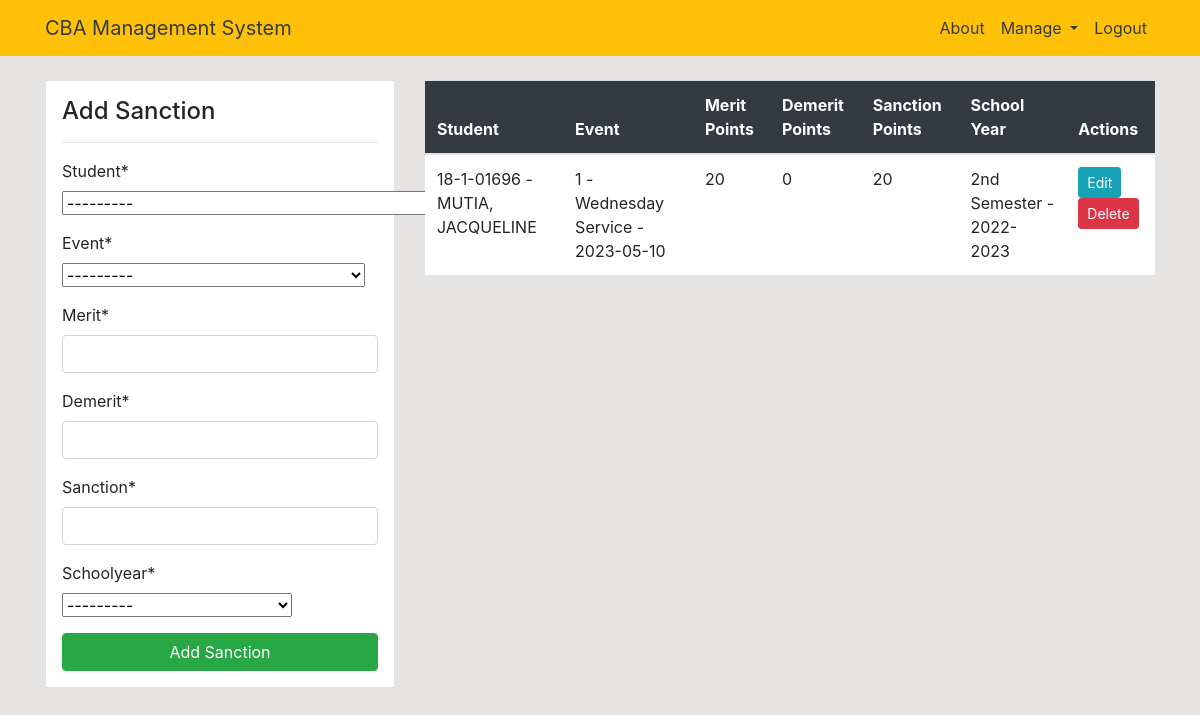
Page /sanction/ (signed in) on the committed database.
### dashboard/models.py (models this page shows, shortened)
class Student(models.Model):
    student_id = models.CharField(max_length=50)
    last_name = models.CharField(max_length=50)
    first_name = models.CharField(max_length=50)
    middle_initial = models.CharField(max_length=15, null=True)
    course = models.ForeignKey(Course, on_delete=models.CASCADE, db_constraint=False)
    year_level = models.CharField(max_length=10, choices=YEARLEVEL)
    def __str__(self):
        return f'{self.student_id} - {self.last_name}, {self.first_name}'

class Sanction(models.Model):
    student = models.ForeignKey(Student, on_delete=models.CASCADE, null=True)
    event = models.ForeignKey(Event, on_delete=models.CASCADE, null=True)
    merit = models.IntegerField(null=True)
    demerit = models.IntegerField(null=True)
    sanction = models.IntegerField(null=True)
    schoolyear = models.ForeignKey(SchoolYear, on_delete=models.CASCADE, null=True)

class Event(models.Model):
    event_id = models.CharField(max_length=50, null=True)
    event_name = models.CharField(max_length=50, null=True)
    date = models.DateField(null=True)
    description = models.CharField(max_length=100, null=True)
    schoolyear = models.ForeignKey(SchoolYear, on_delete=models.CASCADE, null=True)
    def __str__(self):
        return f'{self.event_id} - {self.event_name} - {self.date}'

class SchoolYear(models.Model):
    sy_id = models.CharField(max_length=100, null=True)
    semester = models.CharField(max_length=30, choices=SEMESTER_TERM, null=True)
    schoolyear = models.CharField(max_length=15, null=True)
    def __str__(self):
        return f'{self.semester} - {self.schoolyear}'

### dashboard/views.py (the view)
# urls.py: path('sanction/', views.sanction, name='dashboard-sanction'),
def sanction(request):
    if (request.user.is_superuser):
        sanctions = Sanction.objects.all()
    else:
        sanctions = Sanction.objects.all().filter(student__student_id=request.user.username)
    if request.method == 'POST':
        form = SanctionForm(request.POST)
        if form.is_valid():
            form.save()
            return redirect('dashboard-sanction')
    else:
        form = SanctionForm()
    context = {
        'sanctions': sanctions,
        'form': form,
        'user': request.user
    }
    return render(request, 'dashboard/sanction.html', context)

### dashboard/forms.py
class SanctionForm(forms.ModelForm):
    class Meta:
        model = Sanction
        fields = ['student', 'event', 'merit', 'demerit', 'sanction', 'schoolyear']

### templates/dashboard/sanction.html (shortened to what this page needs)
{% extends 'partials/base.html' %}
{% load crispy_forms_tags %}
{% block content %}
 {% if user.is_authenticated and user.is_superuser %}
 <div class="container">
    <div class="row my-4">
        <div class="col-md-4">
            <div class="border bg-white p-3">
                <h4>Add Sanction</h4>
                <hr>
                <form method="POST">
                    {{ form|crispy }}
                    <input class="btn btn-success btn-block" type="submit" value="Add Sanction">
                </form>
            </div>
        </div>
        <div class="col-md-8">
            <table class="table bg-white">
                <thead class="bg-dark">
                    <tr class="text-white">
                        <th scope="col">Student</th>
                        <th scope="col">Event</th>
                        <th scope="col">Merit Points</th>
                        <th scope="col">Demerit Points</th>
                        <th scope="col">Sanction Points</th>
                        <th scope="col">School Year</th>
                        <th scope="col">Actions</th>
                    </tr>
                </thead>
                <tbody>
                    {% for sanction in sanctions %}
                    <tr>
                        <td>{{ sanction.student }}</td>
                        <td>{{ sanction.event }}</td>
                        <td>{{ sanction.merit }}</td>
                        <td>{{ sanction.demerit }}</td>
                        <td>{{ sanction.sanction }}</td>
                        <td>{{ sanction.schoolyear }}</td>
                        <td>
                            <a class="btn btn-info btn-sm" href="{% url 'dashboard-sanction-update' sanction.id %}">Edit</a>
                            <a class="btn btn-danger btn-sm" href="{% url 'dashboard-sanction-delete' sanction.id %}">Delete</a>
                        </td>
                    </tr>
                    {% endfor %}
                </tbody>
            </table>
        </div>
    </div>
</div>
{% endif %}
{% endblock %}

### dashboard/static/style.css (style rules this page uses)
body { background: rgb(230, 227, 227); }

### rows in the picture
Student: student "---------"
Sanction: student "18-1-01696 - MUTIA, JACQUELINE", event "1 - Wednesday Service - 2023-05-10", merit "20", demerit "0", sanction "20", schoolyear "2nd Semester - 2022-2023"
